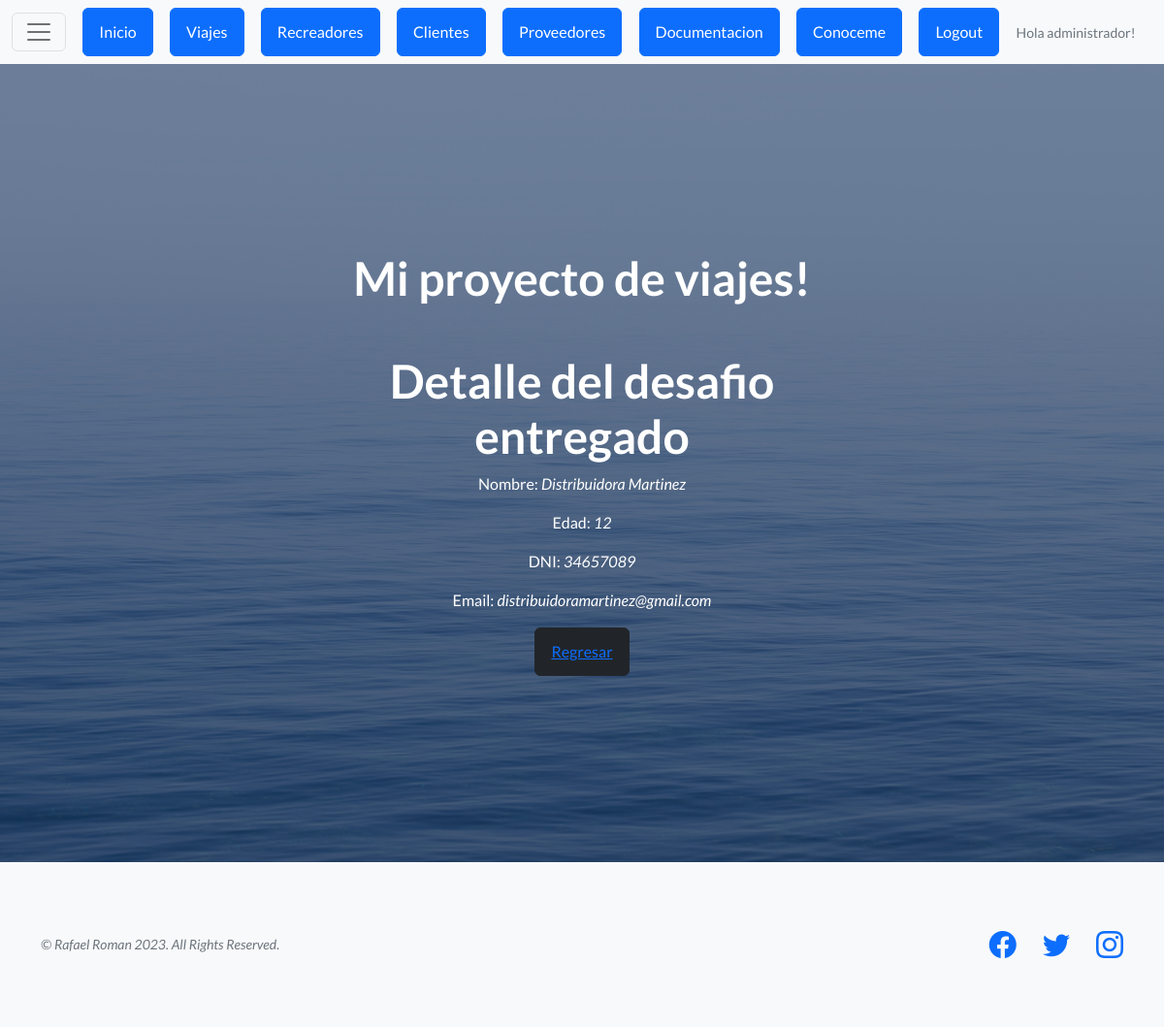
Page /proyecto/proveedores/detalle//1/ (signed in) on the committed database.
### appexcursiones/models.py (models this page shows, shortened)
class Proveedores(models.Model):
    nombre = models.CharField(max_length=50)
    apellido = models.CharField(max_length=50)
    dni = models.IntegerField()
    edad = models.IntegerField()
    email= models.EmailField(max_length=80)

### appexcursiones/views.py (the view)
# urls.py: path('proveedores/detalle//<pk>/', views.ProveedoresDetailViews.as_view(), name="proyecto-proveedores-detail"),
class ProveedoresDetailViews(LoginRequiredMixin, DetailView):
    model = Proveedores
    template_name = "Appnuevo/proveedores_detail.html"

### appexcursiones/templates/Appnuevo/proveedores_detail.html
{% extends "Appnuevo/base.html" %}
{% load static %}
{% block contenido %}
<h1>Detalle del desafio entregado</h1>
<p>Nombre: <i>{{proveedores.nombre}} {{recreadores.apellido}}</i></p>
<p>Edad: <i>{{proveedores.edad}}</i></p>
<p>DNI: <i>{{proveedores.dni}}</i></p>
<p>Email: <i>{{proveedores.email}}</p>
<button type="button" class="btn btn-dark"><a href="{% url 'proyecto-proveedores-list' %}">Regresar</a></button>
{% endblock contenido %}

### appexcursiones/templates/Appnuevo/base.html (shortened to what this page needs)
<!DOCTYPE html>
<html lang="en">
    <head>
        {% load static %}
        <link href="https://cdn.jsdelivr.net/npm/bootstrap-icons@1.5.0/font/bootstrap-icons.css" rel="stylesheet" type="text/css" />
        <link href="{% static 'Appnueva/css/styles.css' %}" rel="stylesheet" />
    </head>
    <body>
        <nav class="navbar navbar-light bg-light static-top">
            <div class="container-fluid">
                <button class="navbar-toggler" type="button" data-bs-toggle="collapse" data-bs-target="#navbarTogglerDemo01" aria-controls="navbarTogglerDemo01" aria-expanded="false" aria-label="Toggle navigation">
                 <span class="navbar-toggler-icon"></span>
                </button>
                <a class="btn btn-primary" href="{% url 'proyecto-inicio' %}">Inicio</a>
                <a class="btn btn-primary" href="{% url 'proyecto-viajes' %}">Viajes</a>
                <a class="btn btn-primary" href="{% url 'proyecto-recreadores-list' %}">Recreadores</a>
                <a class="btn btn-primary" href="{% url 'proyecto-clientes-list' %}">Clientes</a>
                <a class="btn btn-primary" href="{% url 'proyecto-proveedores-list' %}">Proveedores</a>
                <a class="btn btn-primary" href="{% url 'proyecto-documentacion-list' %}">Documentacion</a>
                <a class="btn btn-primary" href="{% url 'appdos-conoceme' %}">Conoceme</a>
                {% if request.user.is_authenticated %}
                    <a class="btn btn-primary" href="{% url 'auth-logout' %}">Logout</a>
                    <p class="small text-muted mb-4 mb-lg-0">Hola {{request.user.username}}!</p>
                {% else %}
                    <a class="btn btn-primary" href="{% url 'auth-login' %}">Login</a>
                    <p class="small text-muted mb-4 mb-lg-0">Hola Visitante</p>
                {% endif %}
            </div>
        </nav>
        <header class="masthead">
            <div class="container position-relative">
                <div class="row justify-content-center">
                    <div class="col-xl-6">
                        <div class="text-center text-white">
                            <h1 class="mb-5">Mi proyecto de viajes!</h1>
                            {% block  contenido %}
                            {% endblock  %}
                        </div>
                    </div>
                </div>
            </div>
        </header>
        <footer class="footer bg-light">
            <div class="container">
                <div class="row">
                    <div class="col-lg-6 h-100 text-center text-lg-start my-auto">
                        <p class="text-muted small mb-4 mb-lg-0">&copy; Rafael Roman 2023. All Rights Reserved.</p>
                    </div>
                    <div class="col-lg-6 h-100 text-center text-lg-end my-auto">
                        <ul class="list-inline mb-0">
                            <li class="list-inline-item me-4">
                                <a href="#!"><i class="bi-facebook fs-3"></i></a>
                            </li>
                            <li class="list-inline-item me-4">
                                <a href="#!"><i class="bi-twitter fs-3"></i></a>
                            </li>
                            <li class="list-inline-item">
                                <a href="#!"><i class="bi-instagram fs-3"></i></a>
                            </li>
                        </ul>
                    </div>
                </div>
            </div>
        </footer>
    </body>
</html>

### rows in the picture
Proveedores: nombre "Distribuidora Martinez", edad "12", dni "34657089", email "distribuidoramartinez@gmail.com"

### other values in the picture
{{ request.user.username }} "administrador"
